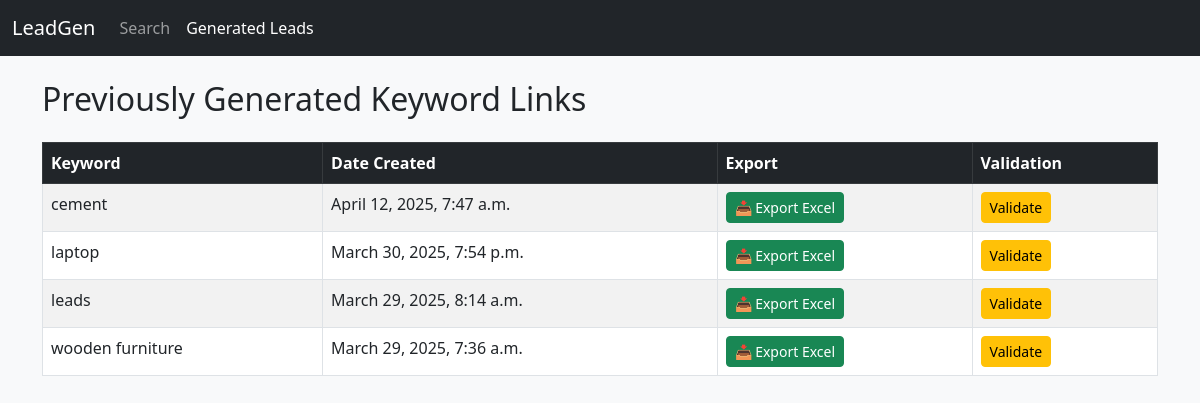
The page /generated_leads/ on the database its author committed.
### leads/models.py (models this page shows, shortened)
class KeywordSlug(models.Model):
    keyword = models.CharField(max_length=255, unique=True)
    slug = models.SlugField(unique=True)
    created_at = models.DateTimeField(auto_now_add=True)

### leads/views.py (the view)
# urls.py: path('generated_leads/', views.keyword_list_view, name='keyword_list'),
def keyword_list_view(request):
    from .models import KeywordSlug
    keywords = KeywordSlug.objects.all().order_by('-created_at')
    return render(request, 'leads/keyword_list.html', {'keywords': keywords})

### leads/templates/leads/keyword_list.html (shortened to what this page needs)
<!DOCTYPE html>
<html>
<head>
    <link href="https://cdn.jsdelivr.net/npm/bootstrap@5.3.0/dist/css/bootstrap.min.css" rel="stylesheet">
</head>
<body class="bg-light">
<nav class="navbar navbar-expand-lg navbar-dark bg-dark mb-4">
  <div class="container-fluid">
    <a class="navbar-brand" href="{% url 'keyword_form' %}">LeadGen</a>
    <div class="collapse navbar-collapse" id="navbarNav">
      <ul class="navbar-nav me-auto mb-2 mb-lg-0">
        <li class="nav-item">
          <a class="nav-link" href="{% url 'keyword_form' %}">Search</a>
        </li>
        <li class="nav-item">
          <a class="nav-link active" href="{% url 'keyword_list' %}">Generated Leads</a>
        </li>
      </ul>
    </div>
  </div>
</nav>
<div class="container">
    <h2 class="mb-4">Previously Generated Keyword Links</h2>
    <div class="table-responsive">
      <table class="table table-bordered table-striped">
          <thead class="table-dark">
              <tr>
                  <th>Keyword</th>
                  <th>Date Created</th>
                  <th>Export</th>
                  <th>Validation</th>
              </tr>
          </thead>
          <tbody>
              {% for keyword in keywords %}
              <tr>
                  <td>{{ keyword.keyword }}</td>
                  <td>{{ keyword.created_at }}</td>
                  <td>
                      <a class="btn btn-success btn-sm" href="{% url 'export_keyword_excel' slug=keyword.slug %}">📥 Export Excel</a>
                  </td>
                  <td>
                      <a class="btn btn-warning btn-sm" href="{% url 'keyword_leads' slug=keyword.slug %}">Validate</a>
                  </td>
              </tr>
              {% endfor %}
          </tbody>
      </table>
    </div>
</div>
</body>
</html>

### rows shown on the page
KeywordSlug: keyword "cement", created_at "April 12, 2025, 7:47 a.m."
KeywordSlug: keyword "laptop", created_at "March 30, 2025, 7:54 p.m."
KeywordSlug: keyword "leads", created_at "March 29, 2025, 8:14 a.m."
KeywordSlug: keyword "wooden furniture", created_at "March 29, 2025, 7:36 a.m."
